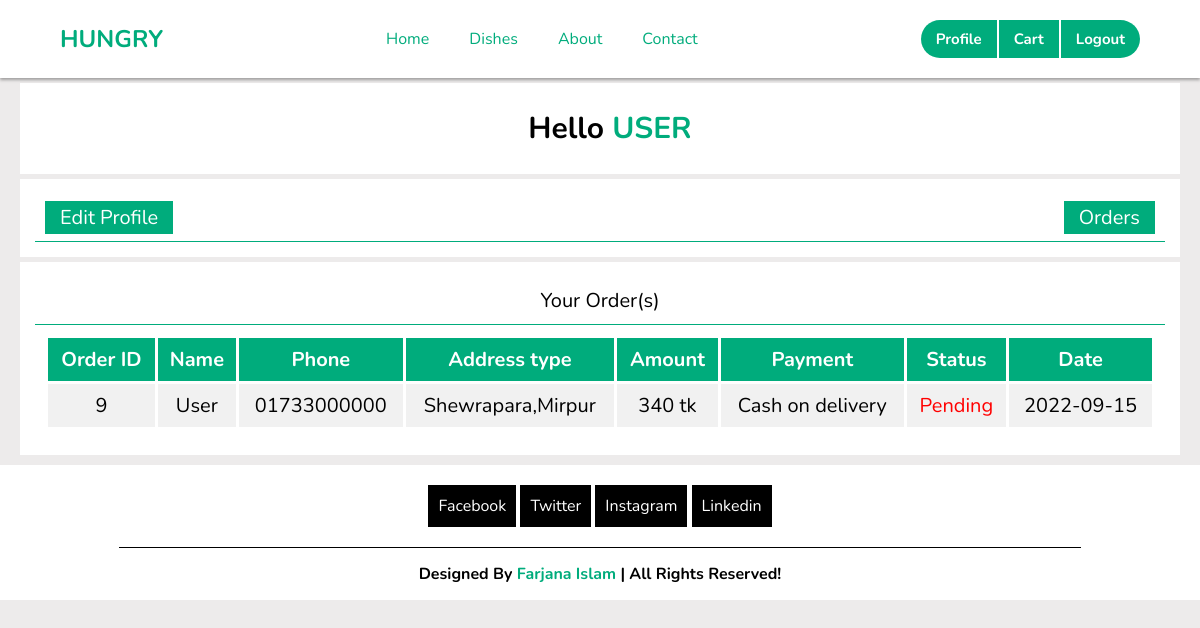
Page /uorders.php (signed in) on the committed database.
### tables this page shows
CREATE TABLE `orders` (
  `order_id` int(12) NOT NULL,
  `u_id` varchar(10) NOT NULL,
  `name` varchar(100) NOT NULL,
  `address` varchar(500) NOT NULL,
  `phone` varchar(20) NOT NULL,
  `amount` varchar(10) NOT NULL,
  `pay_m` varchar(50) NOT NULL,
  `status` varchar(5) NOT NULL,
  `time` varchar(10) NOT NULL DEFAULT current_timestamp()
);

### uorders.php (the view, shortened to what this page needs)
<?php
include_once 'header.php'
?>
<!DOCTYPE html>
<html lang="en">
<head>
</head>
<body>
<div class="holder">
    <div class="user_name">Hello <span><?php echo $_SESSION['username']; ?></span></div>
    </div>
    <div class="holder">
    <div class="title">
    <div class="c02"><a href="user_profile.php">Edit Profile</a></div><div class="c02"><a href="uorders.php">Orders</a></div>
    </div>
    </div>
    <div class="holder">
    <div class="title">
        <div class="c01" style="margin: auto;">Your Order(s)</div>
    </div>
    <div class="box">
    <?php
    $uid=$_SESSION['user_id'];
    $sql="select * from orders where u_id='$uid'";
    echo '<table style="width:100%">
      <tr>
          <th>Order ID</th>
          <th>Name</th>
          <th>Phone</th>
		  <th>Address type</th>
          <th>Amount</th>
          <th>Payment</th>
          <th>Status</th>
          <th>Date</th>
      </tr>';
    $res=mysqli_query($con, $sql);
    while($row=mysqli_fetch_assoc($res)){
        $oid=$row ['order_id'];
        $name=$row ['name'];
        $num=$row['phone'];
        $add=$row ['address'];
        $amount=$row['amount'];
        $paym=$row ['pay_m'];
        $status=$row ['status'];
        $date=$row['time'];
        echo '
      <tr>
          <td>'.$oid.'</td>
          <td>'.$name.'</td>
          <td>'.$num.'</td>
		  <td>'.$add.'</td>
          <td>'.$amount.' tk</td>
          <td>'.$paym.'</td>';
            if($status==0){
            echo'<td style="color:red">Pending</td>
          <td>'.$date.'</td>';
        }elseif($status==1){
            echo'<td>Delivered</td>
          <td>'.$date.'</td>';
        }
    }
    echo '</table>';
    ?>
    </div>
</div>
</body>
</html>
<?php
include_once 'footer.php'
?>

### style.css (style rules this page uses)
:root { --bgclr: rgb(241, 241, 241); --clrg: #00AC7C; --clrb: #8083FF; --clrbl: black; }
* { margin: 0; padding: 0; font-family: 'Nunito'; }
body { background-color: rgb(237, 235, 235); }
.holder { background-color: white; margin: 5px 20px; padding: 15px; }
.holder .user_name { width: 100%; font-size: 30px; font-weight: bold; padding: 10px; text-align: center; }
.holder .user_name span { color: #00AC7C; text-transform: uppercase; }
.holder .title { padding: 10px; border-bottom: 1px solid var(--clrg); font-size: 20px; display: flex; justify-content: space-between; align-items: center; }
.holder .box { padding: 10px; font-size: 20px; }
.holder .box table { border-collapse: collapse; text-align: center; }
.holder .box th { background-color: #00AC7C; color: white; font-weight: bold; }
.holder .box th, .holder .box td { padding: 8px; }
.holder .box tr { background-color: var(--bgclr) }
.holder .box th, .holder .box td, .holder .box table { border: 3px solid white; }
.c02 a { margin-left: auto; color: var(--clrg); text-decoration: none; padding: 3px 15px; background-color: var(--clrg); color: white; transition: 0.3s; }

### rows in the picture
orders: order_id "9", name "User", phone "01733000000", address "Shewrapara,Mirpur", amount "340", pay_m "Cash on delivery", time "2022-09-15"

### other values in the picture
$_SESSION['username'] "USER"
